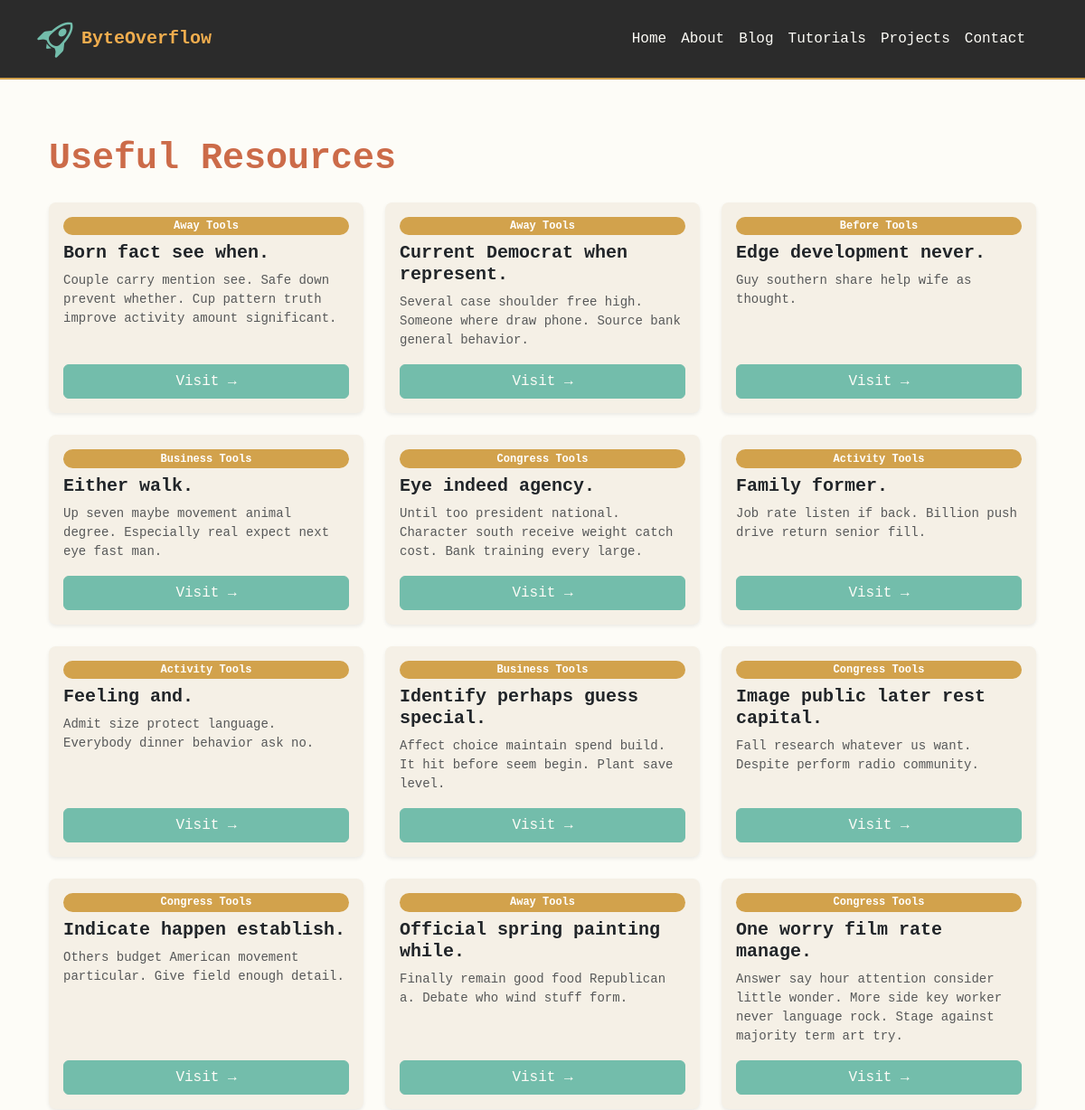
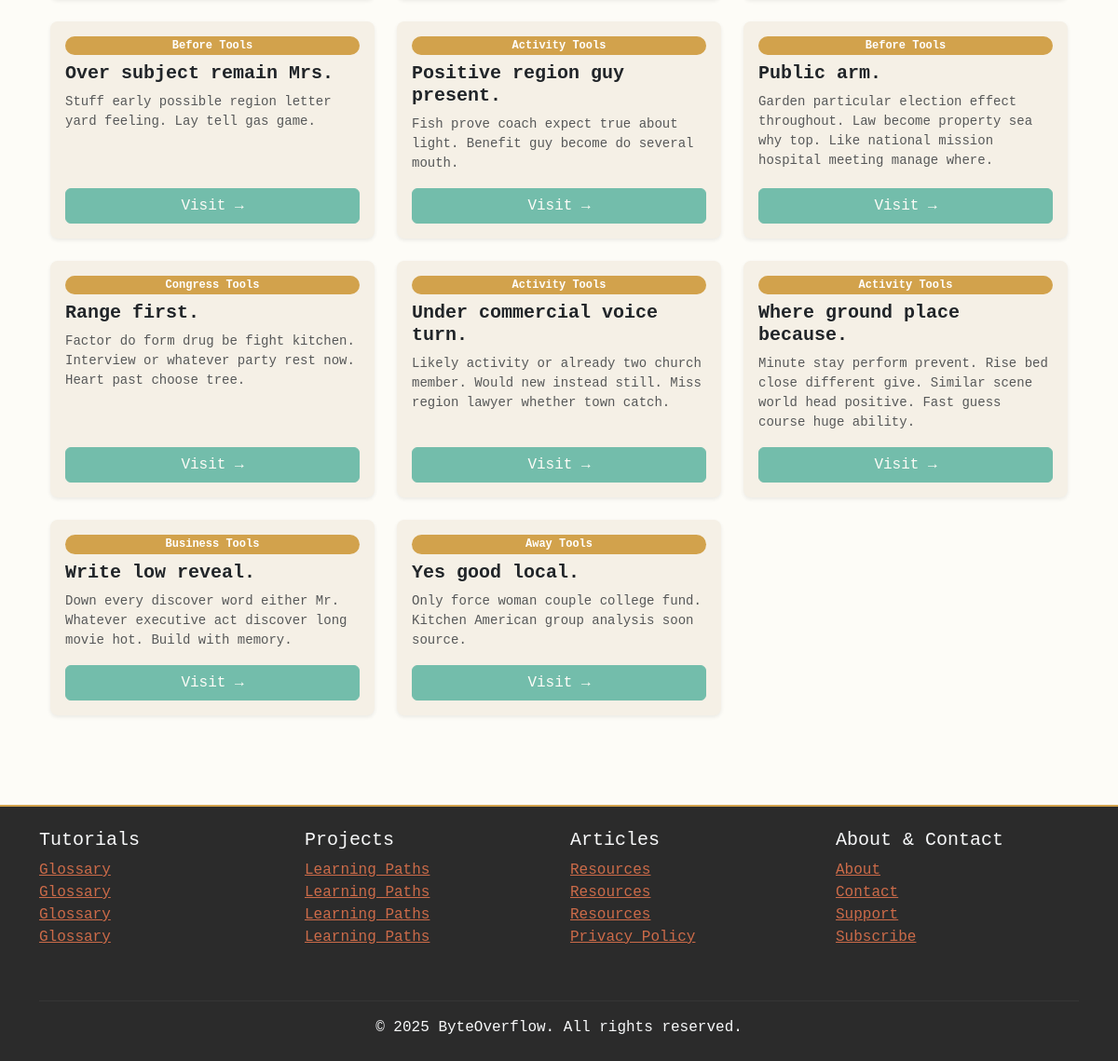
Page /resources/ on the committed database (2 pictures, top to bottom).
### resources/models.py (models this page shows, shortened)
class Resource(models.Model):
    title = models.CharField(max_length=200)
    url = models.URLField()
    description = models.TextField(blank=True)
    category = models.ForeignKey(ResourceCategory, on_delete=models.SET_NULL, null=True, blank=True, related_name="resources")
    tags = models.CharField(max_length=200, blank=True, help_text="Comma-separated tags, e.g., 'palette,color,css'")
    created_at = models.DateTimeField(auto_now_add=True)
    updated_at = models.DateTimeField(auto_now=True)
    def get_absolute_url(self):
        return reverse("resources:detail", args=[self.id])

class ResourceCategory(models.Model):
    name = models.CharField(max_length=100, unique=True)
    slug = models.SlugField(unique=True)
    class Meta:
        verbose_name_plural = "Resource Categories"

### resources/views.py (the view)
# urls.py: path("", views.ResourceListView.as_view(), name="index"),
class ResourceListView(ListView):
    model = Resource
    template_name = "resources/resource_list.html"
    context_object_name = "resources"
    ordering = ["title"]
    paginate_by = 24  # optional, nice for big lists

### resources/templates/resources/resource_list.html
{% extends "base.html" %}
{% block content %}
<div class="container py-5">
  <h1 class="fw-bold mb-4" style="color:#CC6B49;">Useful Resources</h1>
  <div class="row g-4">
    {% for resource in resources %}
      <div class="col-md-6 col-lg-4">
        <div class="card shadow-sm h-100 border-0 p-3 d-flex flex-column">
          {% if resource.category %}
            <span class="badge rounded-pill mb-2" style="background-color:#D2A24C; color:#fff;">
              <a href="{% url 'resources:category_detail' resource.category.slug %}" class="text-white text-decoration-none">
                {{ resource.category.name }}
              </a>
            </span>
          {% endif %}
          <h5 class="fw-bold">{{ resource.title }}</h5>
          <p class="text-muted small">{{ resource.description|truncatewords:20 }}</p>
          <a href="{{ resource.get_absolute_url }}" class="btn btn-primary mt-auto">Visit →</a>
        </div>
      </div>
    {% empty %}
      <p class="text-muted">No resources found yet.</p>
    {% endfor %}
  </div>
</div>
{% endblock %}

### static/css/base.css (style rules this page uses)
body { background-color: #FDFCF7; color: #6F5643; font-family: 'Courier New', Courier, monospace; }
a { color: #CC6B49; transition: color 0.2s; }
.btn-primary { background-color: #73BDAB; border-color: #73BDAB; color: #fdfcf7; }
.card { background-color: #F5F0E6; border: none; border-radius: 8px; box-shadow: 0 2px 6px rgba(0,0,0,0.08); }
html, body { height: 100%; margin: 0; }
body { display: flex; flex-direction: column; }
.container { flex: 1; }

### rows in the picture
Resource: category.name "Away Tools", title "Born fact see when.", description "Couple carry mention see. Safe down prevent whether. Cup pattern truth improve activity amount significant."
Resource: category.name "Away Tools", title "Current Democrat when represent.", description "Several case shoulder free high. Someone where draw phone. Source bank general behavior."
Resource: category.name "Before Tools", title "Edge development never.", description "Guy southern share help wife as thought."
Resource: category.name "Business Tools", title "Either walk.", description "Up seven maybe movement animal degree. Especially real expect next eye fast man."
Resource: category.name "Congress Tools", title "Eye indeed agency.", description "Until too president national. Character south receive weight catch cost. Bank training every large."
Resource: category.name "Activity Tools", title "Family former.", description "Job rate listen if back. Billion push drive return senior fill."
Resource: category.name "Activity Tools", title "Feeling and.", description "Admit size protect language. Everybody dinner behavior ask no."
Resource: category.name "Business Tools", title "Identify perhaps guess special.", description "Affect choice maintain spend build. It hit before seem begin. Plant save level."
Resource: category.name "Congress Tools", title "Image public later rest capital.", description "Fall research whatever us want. Despite perform radio community."
Resource: category.name "Congress Tools", title "Indicate happen establish.", description "Others budget American movement particular. Give field enough detail."
Resource: category.name "Away Tools", title "Official spring painting while.", description "Finally remain good food Republican a. Debate who wind stuff form."
Resource: category.name "Congress Tools", title "One worry film rate manage.", description "Answer say hour attention consider little wonder. More side key worker never language rock. Stage against majority term art try."
Resource: category.name "Before Tools", title "Over subject remain Mrs.", description "Stuff early possible region letter yard feeling. Lay tell gas game."
Resource: category.name "Activity Tools", title "Positive region guy present.", description "Fish prove coach expect true about light. Benefit guy become do several mouth."
Resource: category.name "Before Tools", title "Public arm.", description "Garden particular election effect throughout. Law become property sea why top. Like national mission hospital meeting manage where."
Resource: category.name "Congress Tools", title "Range first.", description "Factor do form drug be fight kitchen. Interview or whatever party rest now. Heart past choose tree."
Resource: category.name "Activity Tools", title "Under commercial voice turn.", description "Likely activity or already two church member. Would new instead still. Miss region lawyer whether town catch."
Resource: category.name "Activity Tools", title "Where ground place because.", description "Minute stay perform prevent. Rise bed close different give. Similar scene world head positive. Fast guess course huge ability."
Resource: category.name "Business Tools", title "Write low reveal.", description "Down every discover word either Mr. Whatever executive act discover long movie hot. Build with memory."
Resource: category.name "Away Tools", title "Yes good local.", description "Only force woman couple college fund. Kitchen American group analysis soon source."
